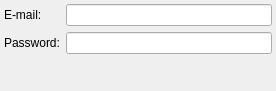
<?xml version="1.0" encoding="UTF-8"?>
<ui version="4.0">
 <class>LoginFormClass</class>
 <widget class="QWidget" name="LoginFormClass">
  <property name="geometry">
   <rect>
    <x>0</x>
    <y>0</y>
    <width>276</width>
    <height>91</height>
   </rect>
  </property>
  <property name="maximumSize">
   <size>
    <width>16777215</width>
    <height>150</height>
   </size>
  </property>
  <property name="windowTitle">
   <string>LoginForm</string>
  </property>
  <layout class="QGridLayout" name="gridLayout">
   <property name="margin">
    <number>4</number>
   </property>
   <item row="0" column="0">
    <widget class="QLabel" name="label">
     <property name="text">
      <string>E-mail:</string>
     </property>
    </widget>
   </item>
   <item row="0" column="1">
    <widget class="QLineEdit" name="emailEdit"/>
   </item>
   <item row="1" column="0">
    <widget class="QLabel" name="label_2">
     <property name="text">
      <string>Password:</string>
     </property>
    </widget>
   </item>
   <item row="1" column="1">
    <widget class="QLineEdit" name="passEdit">
     <property name="echoMode">
      <enum>QLineEdit::Password</enum>
     </property>
    </widget>
   </item>
   <item row="2" column="1">
    <spacer name="verticalSpacer">
     <property name="orientation">
      <enum>Qt::Vertical</enum>
     </property>
     <property name="sizeHint" stdset="0">
      <size>
       <width>20</width>
       <height>40</height>
      </size>
     </property>
    </spacer>
   </item>
  </layout>
 </widget>
 <layoutdefault spacing="6" margin="11"/>
 <resources/>
 <connections/>
</ui>
